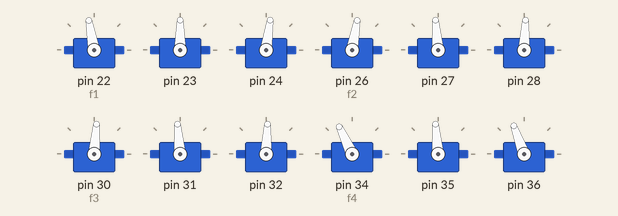
Recording of a sketch running on a simulated Arduino Mega 2560, built with avr-gcc and run on an emulated ATmega2560. Shown: 12 × servo. What the sketch prints to the serial monitor is not drawn.

Above: at 0.7 s.
At 6.1 s:
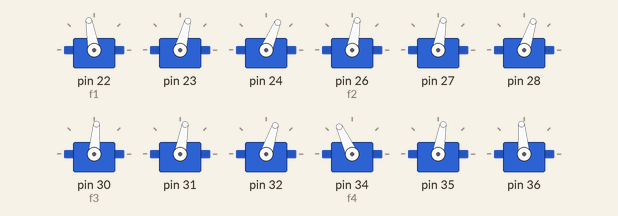
At 12.6 s:
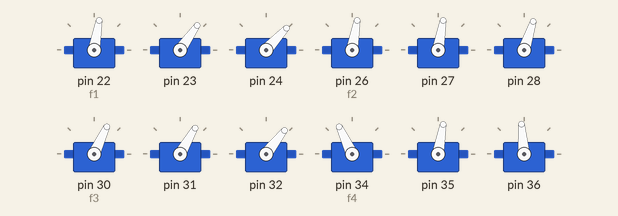
At 20.9 s:
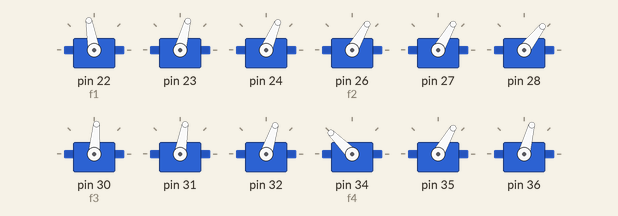
At 29.7 s:
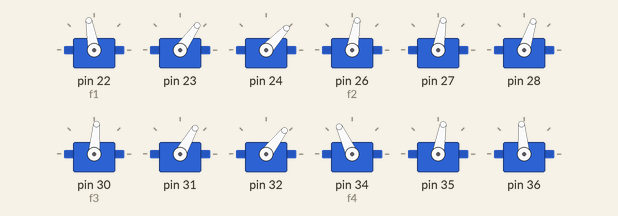
At 38.0 s:
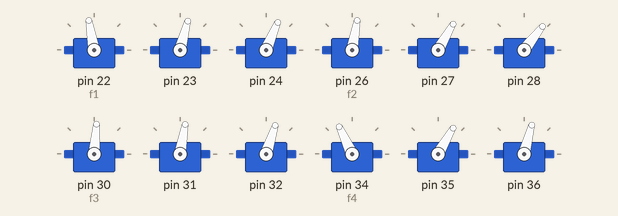
Timing chart, 0 to 39.5 s (numbered marks = the images above):
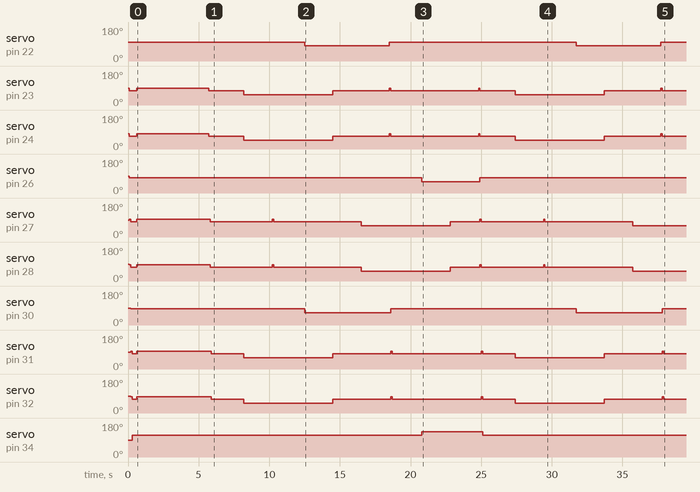

The sketch:

main.ino
```cpp
#include <Servo.h>
#define LEN 20
//int HEIGHT = -70;
int HEIGHT = -10;

int ARM_CENTER = 0;
int ARM_UP = -20;
int ARM_DOWN = 15;


#define MAX_HEIGHT 65

class TServo {
    Servo servo;
    public:
    int center = 0;
    TServo() {}
    TServo(int c) {
      center = c;
    }

    void init(int port, int center) {
      setCenter(center);
      attach(port);
    }

    void setCenter(int c) {
      center = c;
    }

    void attach(int p) {
      servo.attach(p);
    }

    /**
     * Устанавливает положение серво в дапазаоне [-LEN LEN]
     * где 0 - центр
     *
     */
    void write(int pos) {
        if ((pos >= -LEN) && (pos <= LEN)) {
            servo.write(pos + center);
        }
    }
};


/**
 * Рука
 *  - 2 серво работают синхронно
 */
class Arm {
   Servo s1;
   Servo foot;
   int _center = 0;
   int delta  = 0; //отклонение работы привода ноги

public:
   Arm(int c, int d) {
    _center = c;
    delta = d;
   }

   void attach(int p1, int p2) {
       s1.attach(p1);
       foot.attach(p2);
   }

   /**
    * диапазао от -65 65
    */
   void write(int angle) {
       int t = angle + _center + ARM_CENTER;
      // if (t > MAX_HEIGHT) t = MAX_HEIGHT;
      // if ((t > -65) && (t < 65)) {
         s1.write(t);
         foot.write(t + delta);
     //  }
   }

   void up() {
      write(ARM_UP);
   }
   void down() {
     write(ARM_DOWN);
   }

    void center() {
      write(0);
   }

};


struct Shoulder {
   TServo s1;
   int _revert = 1;
   Arm *arm;
   void attach(int p1, int arm1, int arm2) {
        if (p1 !=  NULL)
           s1.attach(p1);

        if ((arm1 != NULL) && (arm2 != NULL)) {
           arm->attach(arm1, arm2);
        }
   }

   Shoulder(int c1, Arm *_arm, int revert) {
        s1.setCenter(c1);
        arm = _arm;
        _revert = revert;
   }

   void center() {
       s1.write(0);
       arm->down();
       delay(100);
       arm->center();

   }

   void armTop() {
      arm->up();
   }

   void armBottom() {
     arm->down();
   }

   void armCenter() {
     arm->center();
   }

   void up() {
       s1.write(LEN * _revert);
   }

   void down() {
       s1.write(-LEN * _revert);
   }
};


Shoulder f1(100, new Arm(75, -8), 1);
Shoulder f2(80,  new Arm(80, -8), -1);
Shoulder f3(85,  new Arm(80, -8),1);
//
Shoulder f4(115, new Arm(80, 15), 1);
Shoulder f5(90,  new Arm(65, 5),  -1);
Shoulder f6(75,  new Arm(70, +15),1);

class Spider {
  public:
  void init() {
       f1.attach(22, 23, 24);
       f2.attach(26, 27, 28);
       f3.attach(30, 31, 32);
       f4.attach(34, 35, 36);
       f5.attach(38, 39, 40);
       f6.attach(42, 43, 44);
  }
  void allCenter() {
     f1.center();
     f2.center();
     f3.center();
     f4.center();
     f5.center();
     f6.center();
  }

  void allDown() {
     f1.armBottom();
    f2.armBottom();
    f3.armBottom();
    f4.armBottom();
    f5.armBottom();
    f6.armBottom();
  }

  void allTop() {
    f1.armTop();
    f2.armTop();
    f3.armTop();
    f4.armTop();
    f5.armTop();
    f6.armTop();
  }
};

Spider spider;
void setup() {
  Serial.begin(9600);

  spider.init();
  spider.allCenter();
  spider.allDown();

 delay(5000);
}

int step = 0;
void loop3() {
  f1.center();
 f2.center();
 f3.center();
 f4.center();
 f5.center();
 f6.center();
delay(5000);
 f1.up();
 f2.up();
 f3.up();
 f4.up();
 f5.up();
 f6.up();
 delay(5000);
 f1.center();
 f2.center();
 f3.center();
 f4.center();
 f5.center();
 f6.center();

  }
void loop() {

   Serial.print(step);
  switch(step) {
    case 0:
         f1.center();
         f2.center();
         f3.center();
         f4.center();
         f5.center();
         f6.center();
         step = 1;
         break;

    case 1: //первая группа подняла ноги
         f1.armTop();
         f3.armTop();
         f5.armTop();
         step = 2;
         break;
    case 2: //вторая группа верулась в цент
         f2.center();
         f4.center();
         f6.center();
         step = 3;
         break;
    case 3: //первая группа переставила ноги вперёд
         f1.down();
         f3.down();
         f5.down();
         step = 4;
         break;
    case 4: //первая группа отпустила ноги на землю
         f1.armCenter();
         f3.armCenter();
         f5.armCenter();
         step = 5;
         break;

    case 5: //вторая группа подняла ноги
         f2.armTop();
         f4.armTop();
         f6.armTop();
         step = 6;
         break;
    case 6://первая группа вернулась в цент
         f1.center();
         f3.center();
         f5.center();
         step = 7;
         break;
   case 7: //вторая группа переставила ноги вперёд
         f2.up();
         f4.up();
         f6.up();
         step = 8;
         break;
    case 8: //вторая группа отпустила ноги на землю
         f2.armCenter();
         f4.armCenter();
         f6.armCenter();
         step = 0;
         break;
  }

  delay(2000);

}
```

Measured:
- by itself, servo on pin 22 (f1): alternates 100° for 13.2 s and 80° for 6.0 s
- by itself, servo on pin 23: 90° → 75° at 0.10 s, → 90° 0.50 s later, → 75° 5.1 s later, → 55° 2.5 s later, … (13 changes in this stretch)
- by itself, servo on pin 24: 82° → 67° at 0.10 s, → 82° 0.50 s later, → 67° 5.1 s later, → 47° 2.5 s later, … (13 changes in this stretch)
- by itself, servo on pin 26 (f2): 90° → 80° at 0.10 s, → 60° 20.7 s later, → 80° 4.1 s later
- by itself, servo on pin 27: 90° → 95° at 0.10 s, → 80° 0.10 s later, → 95° 0.40 s later, → 80° 5.2 s later, … (13 changes in this stretch)
- by itself, servo on pin 28: 90° → 87° at 0.10 s, → 72° 0.10 s later, → 87° 0.40 s later, → 72° 5.2 s later, … (13 changes in this stretch)
- by itself, servo on pin 30 (f3): alternates 85° for 12.7 s and 65° for 6.1 s
- by itself, servo on pin 31: 90° → 95° at 0.20 s, → 80° 0.10 s later, → 95° 0.30 s later, → 80° 5.3 s later, … (14 changes in this stretch)
